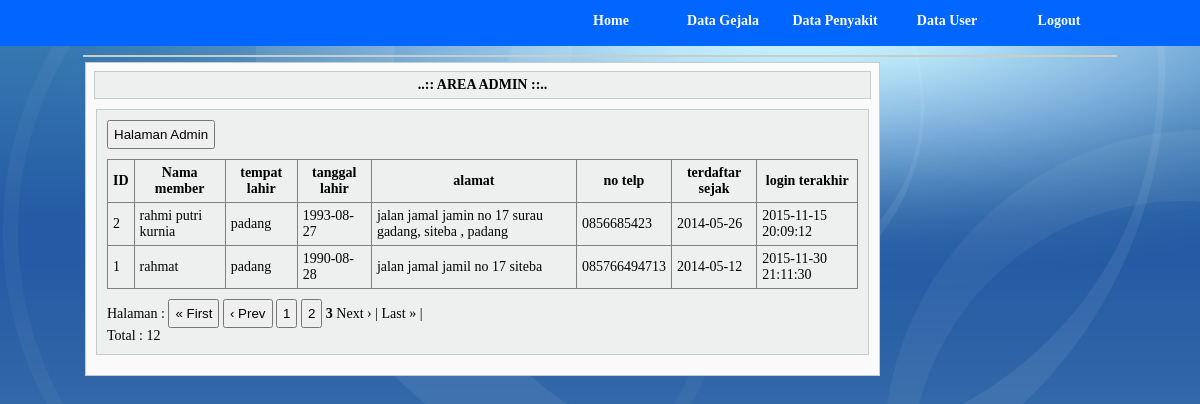
Page /admin/index.php?halaman=3&pg=40&u=admin (signed in) on the committed database.
### tables this page shows
CREATE TABLE IF NOT EXISTS `member` (
  `idmember` int(11) NOT NULL AUTO_INCREMENT,
  `username` varchar(10) NOT NULL,
  `password` varchar(10) NOT NULL,
  `namalengkap` varchar(50) NOT NULL,
  `tempatlahir` varchar(20) NOT NULL,
  `tgllahir` date NOT NULL DEFAULT '0000-00-00',
  `jk` char(1) NOT NULL,
  `alamat` text NOT NULL,
  `notelp` varchar(15) NOT NULL,
  `email` varchar(50) NOT NULL,
  `foto` text NOT NULL,
  `tgldaftar` date NOT NULL DEFAULT '0000-00-00',
  `login` datetime NOT NULL DEFAULT '0000-00-00 00:00:00',
  PRIMARY KEY (`idmember`)
);

### admin/listmember.php (the view, shortened to what this page needs)
<div style="margin:10px; border:1px solid #C6CECB; padding:10px; background-color:#EDF0EF;">
<?php
	if(empty($_SESSION['useradmin']) and empty($_SESSION['passadmin'])){
		header("location:login.php");
	}else{
		$batas =  5;
		$halaman = $_GET['halaman'];
		if(empty($halaman)){
			$posisi = 0;
			$halaman = 1;
		}else{
			$posisi = ($halaman - 1) * $batas;
		}
		$sql = mysql_query("select * from member ORDER BY tgldaftar DESC limit $posisi, $batas");
		echo"<a href='index.php?pg=10&u=$_SESSION[useradmin]'><button>Halaman Admin</button></a>";
		echo "<table border = 1>
			<tr>
			<th>ID</th>
			<th>Nama member</th>
			<th>tempat lahir</th>
			<th>tanggal lahir</th>
			<th>alamat</th>
			<th>no telp</th>
			<th>terdaftar sejak</th>
			<th>login terakhir</th>
			</tr>";
		while($data = mysql_fetch_array($sql)){
			echo "<tr>
				<td>$data[idmember]</td>
				<td>$data[namalengkap]</td>
				<td>$data[tempatlahir]</td>
				<td>$data[tgllahir]</td>
				<td>$data[alamat]</td>
				<td>$data[notelp]</td>
				<td>$data[tgldaftar]</td>
				<td>$data[login]</td>
				</tr>";
		}
		echo "</table>";
		echo "Halaman : ";
		$sqlhal = mysql_query("select * from member");
		$jmldata = mysql_num_rows($sqlhal);
		$jmlhal = ceil($jmldata/$batas);
		if($halaman > 1){
			$previous = $halaman - 1;
			echo "<a href='$_SERVER[PHP_SELF]?halaman=1&pg=40&u=$_SESSION[useradmin]'><button>&laquo; First</button></a>
			     <a href='$_SERVER[PHP_SELF]?halaman=$previous&pg=40&u=$_SESSION[useradmin]'><button>&lsaquo; Prev</button></a>";
		}else{
			echo "&laquo; First | &lsaquo; Prev | ";
		}
		$angka = ($halaman > 3 ? " ... " : " ");
		for($i=$halaman-2; $i<$halaman; $i++){
			$angka .= "<a href='$_SERVER[PHP_SELF]?halaman=$i&pg=40&u=$_SESSION[useradmin]'><button>$i</button></a> ";
		}
		$angka .= " <b>$halaman</b> ";
		for($i = $halaman+1; $i<($halaman+3); $i++){
			if($i > $jmlhal)
				break;
			$angka .= "<a href='$_SERVER[PHP_SELF]?halaman=$i&pg=40&u=$_SESSION[useradmin]'><button>$i</button></a> ";
		}
		$angka .= ($halaman+2 < $jmlhal ? " ... <a href='$_SERVER[PHP_SELF]?halaman=$jmlhal&pg=40&u=$_SESSION[useradmin]'><button>$jmlhal</button></a> " : " ");
		echo "$angka";
		if($halaman< $jmlhal){
			$next = $halaman + 1;
			echo "<a href='$_SERVER[PHP_SELF]?halaman=$next&pg=40&u=$_SESSION[useradmin]'><button>Next &rsaquo;</button></a>
			     <a href='$_SERVER[PHP_SELF]?halaman=$jmlhal&pg=40&u=$_SESSION[useradmin]'><button>Last &raquo;</button></a>";
		}else{
			echo "Next &rsaquo; | Last &raquo; | ";
		}
		echo "<br>Total : $jmldata";
	}
?></div>

### js/style.css (style rules this page uses)
* { padding:0; margin:0; outline:0; }
body { background-image:url(../images/page_bg_img.jpg); font-size:14px; }
table { border-collapse: collapse; margin:0px; padding:0px; top:0px; }
td { padding:2px; }

### admin/index.php (style rules this page uses)
button, select, th, td, input, textarea { padding:5px; }
table { margin-top:10px; margin-bottom:10px; }

### rows in the picture
member: idmember "2", namalengkap "rahmi putri kurnia", tempatlahir "padang", tgllahir "1993-08-27", alamat "jalan jamal jamin no 17 surau gadang, siteba , padang", notelp "0856685423", tgldaftar "2014-05-26", login "2015-11-15 20:09:12"
member: idmember "1", namalengkap "rahmat", tempatlahir "padang", tgllahir "1990-08-28", alamat "jalan jamal jamil no 17 siteba", notelp "085766494713", tgldaftar "2014-05-12", login "2015-11-30 21:11:30"

### other values in the picture
$halaman "3"
$jmldata "12"
